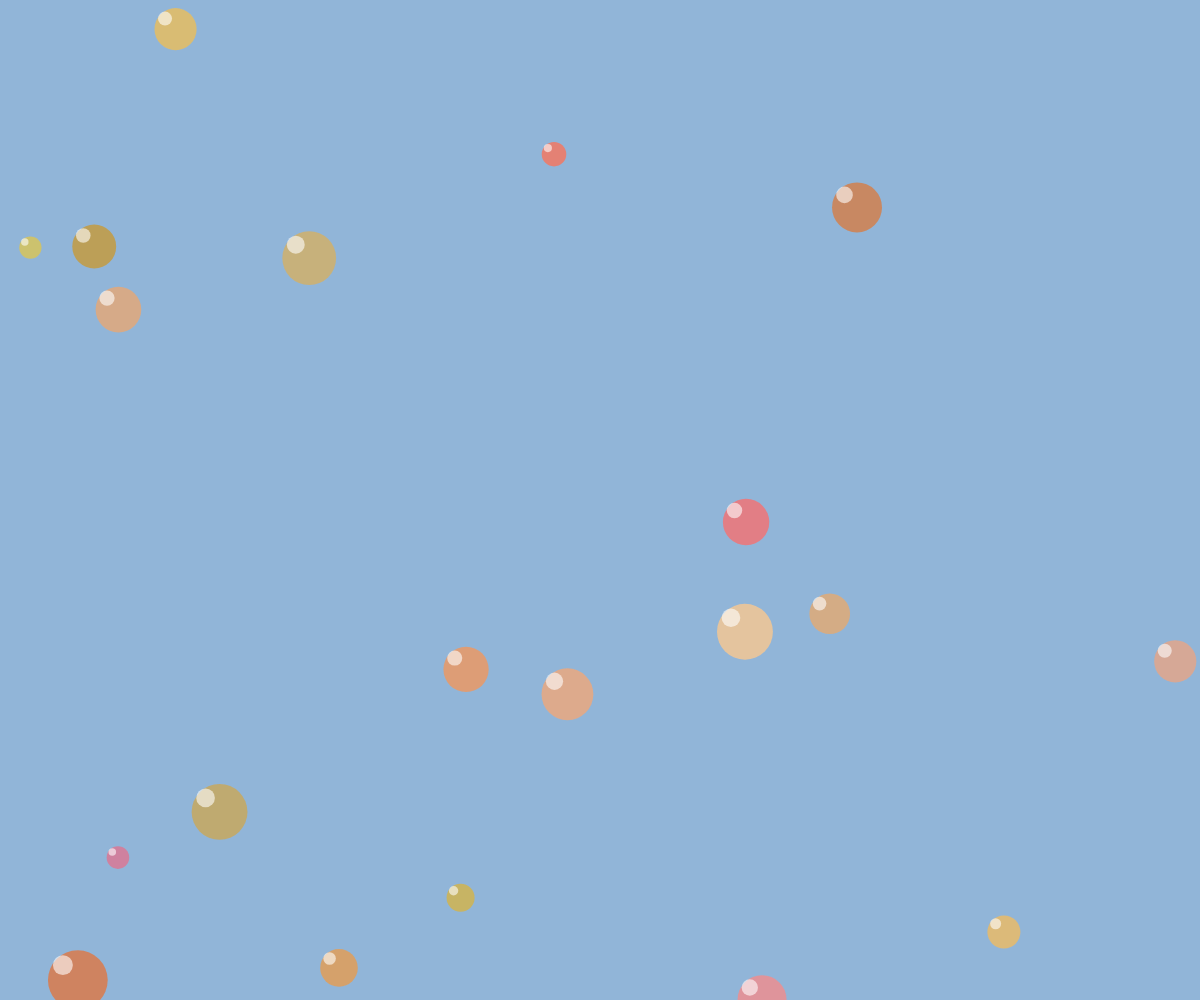
Frame 1 (no input)
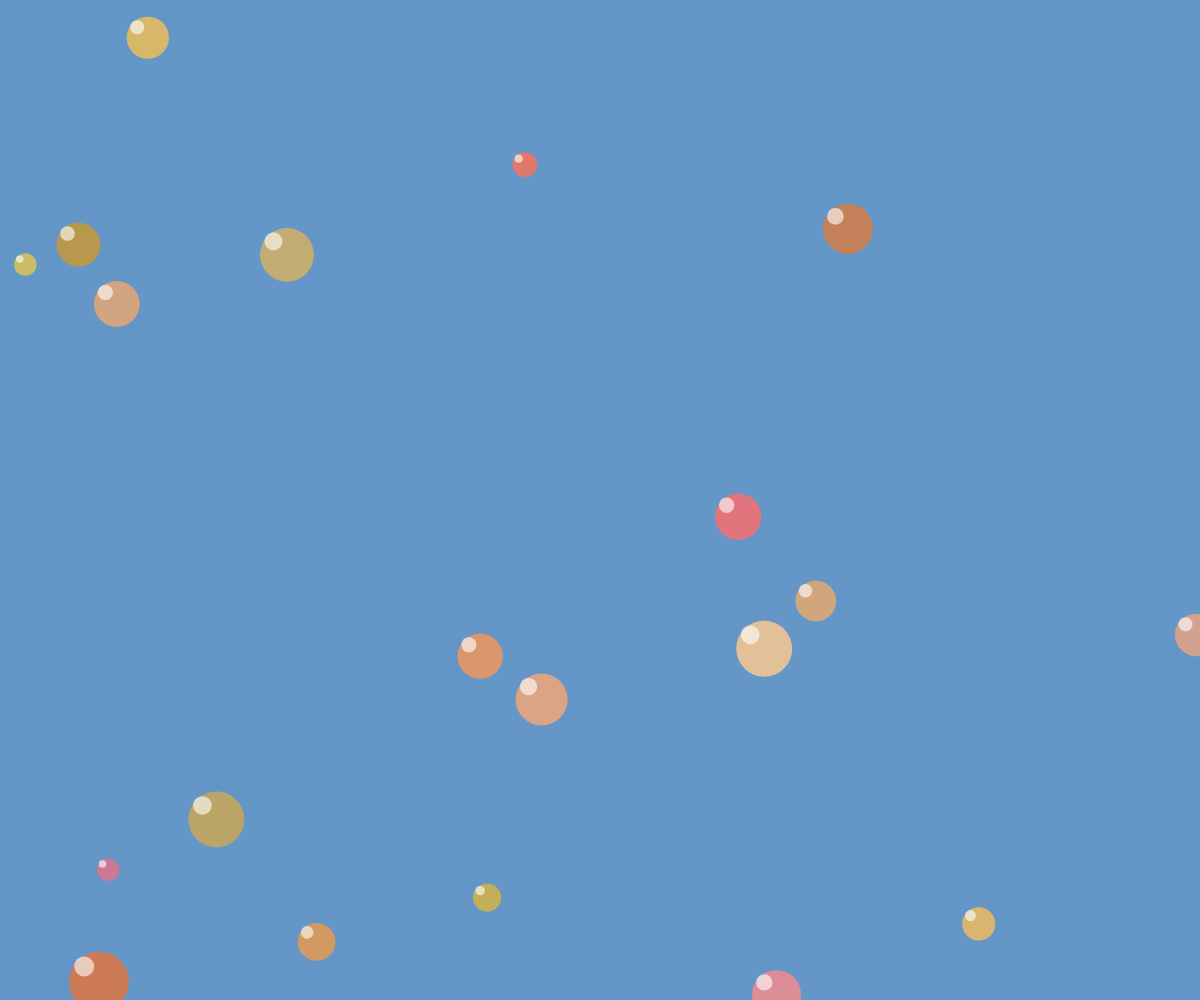
Frame 60 (no input)
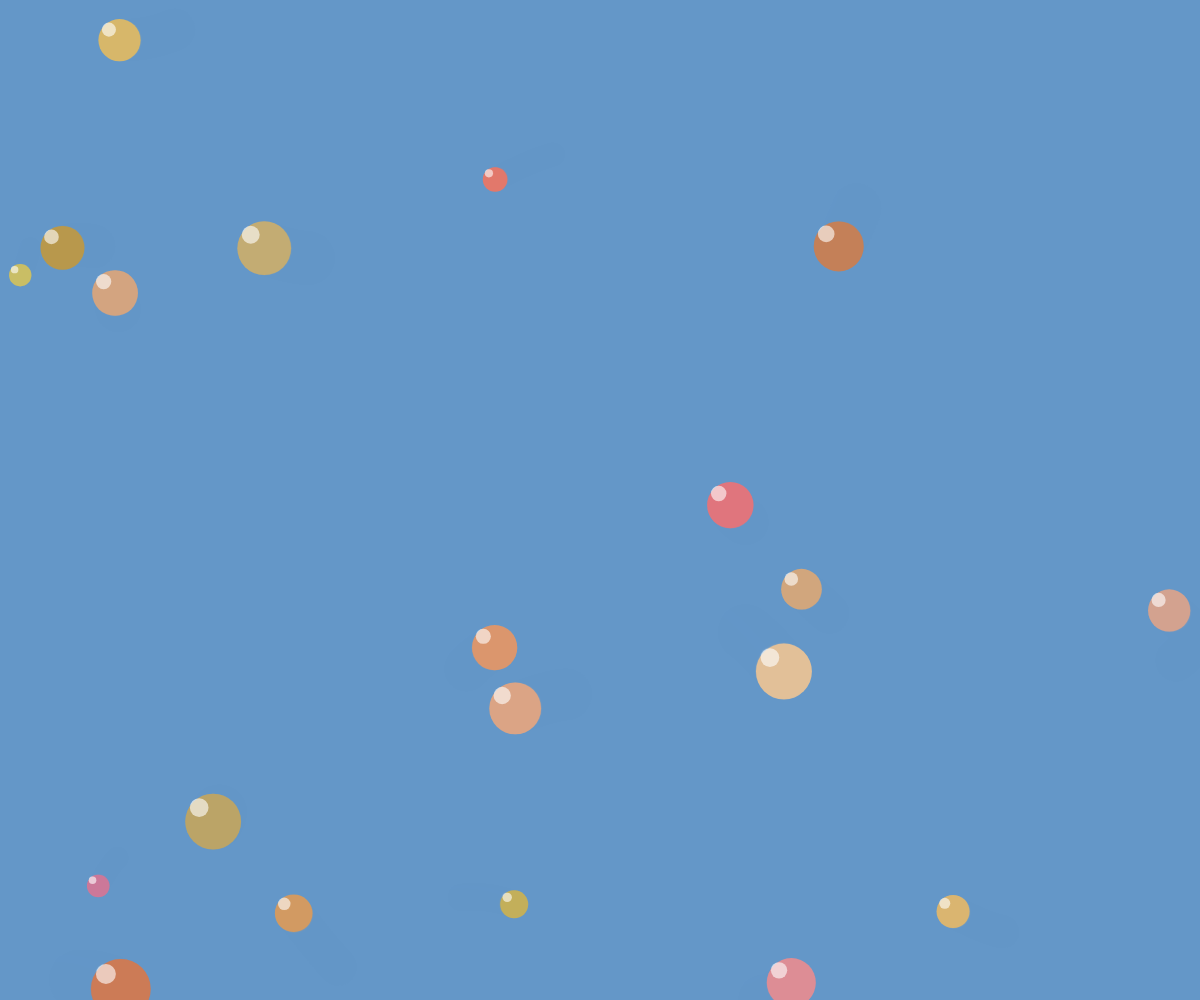
Frame 120 (the mouse pressed at the canvas centre since frame 60)

The p5.js sketch that drew these frames (run headless with seeded random() and noise() and a simulated clock; from frame 60 on, the mouse is pressed at the canvas centre):

// p5.js sketch
// ── sketch.js
let blobs = [];
const blobCount = 20;
const fluidColor = [100, 150, 200, 180]; // Semi-transparent blue fluid

function setup() {
  createCanvas(windowWidth, windowHeight);
  noStroke();
  
  // Initialize blobs with random properties
  for (let i = 0; i < blobCount; i++) {
    blobs.push({
      x: random(width),
      y: random(height),
      size: random(20, 60),
      speedX: random(-0.5, 0.5),
      speedY: random(-0.3, 0.3),
      color: [
        random(200, 255),
        random(100, 200),
        random(50, 150),
        200
      ],
      offset: random(TWO_PI)
    });
  }
}

function draw() {
  // Create a fluid-like background with semi-transparent blue
  fill(fluidColor);
  rect(0, 0, width, height);
  
  // Update and display each blob
  for (let i = 0; i < blobs.length; i++) {
    let b = blobs[i];
    
    // Apply gentle floating motion using sine wave
    b.y += b.speedY + sin(frameCount * 0.01 + b.offset) * 0.2;
    b.x += b.speedX;
    
    // Keep blobs within canvas bounds with soft bouncing
    if (b.x < 0 || b.x > width) b.speedX *= -0.9;
    if (b.y < 0 || b.y > height) b.speedY *= -0.9;
    
    // Adjust position to keep within canvas
    b.x = constrain(b.x, 0, width);
    b.y = constrain(b.y, 0, height);
    
    // Draw blob with a soft glow effect
    fill(b.color);
    ellipse(b.x, b.y, b.size);
    
    // Add subtle highlight for 3D effect
    fill(255, 150);
    ellipse(b.x - b.size/4, b.y - b.size/4, b.size/3);
  }
}

function windowResized() {
  resizeCanvas(windowWidth, windowHeight);
}
